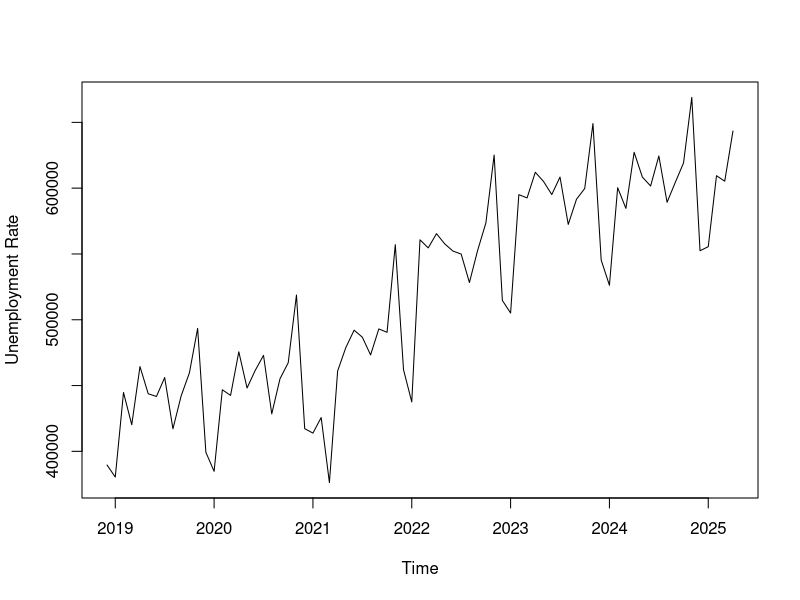
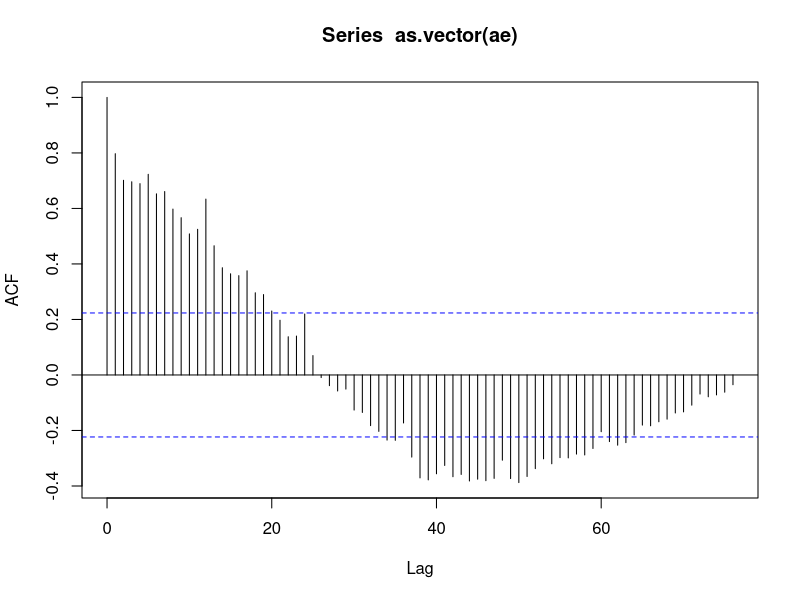
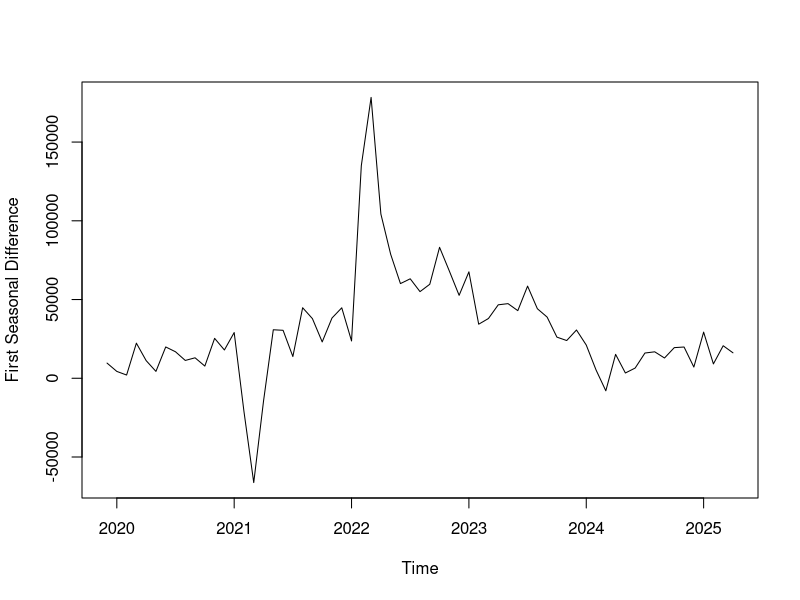
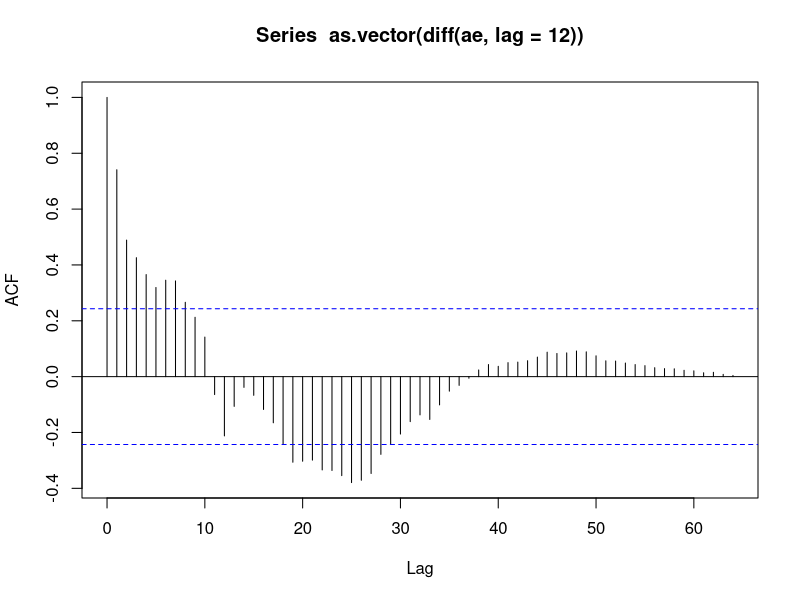
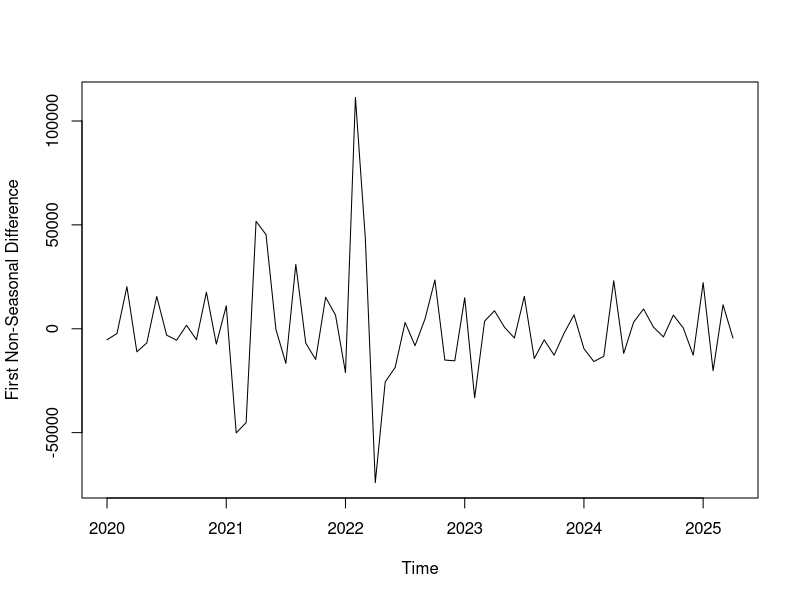
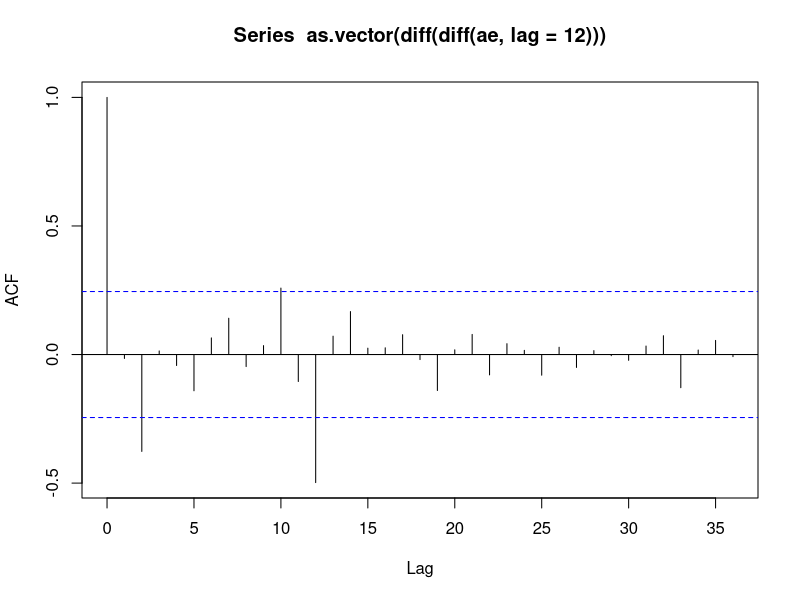
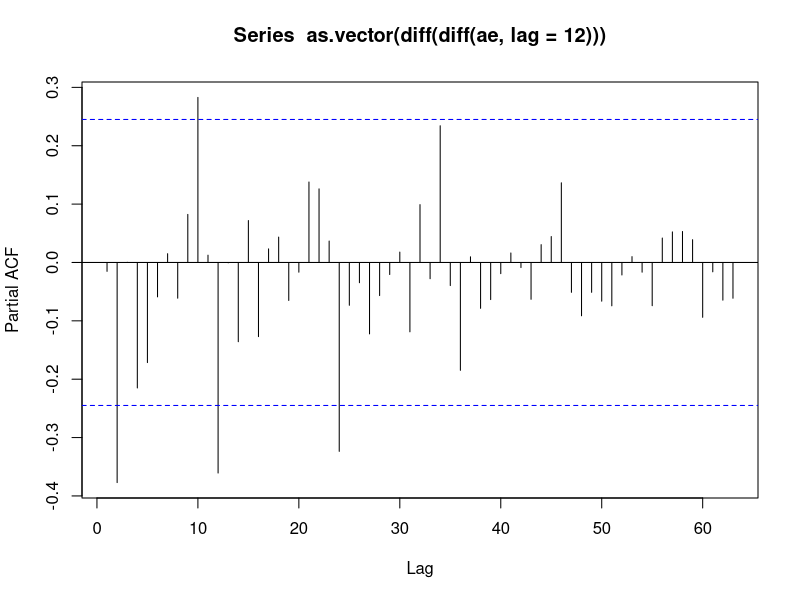

Write R code to recreate these figures, in order.
## ---- chunk 1
# Load necessary libraries
library(forecast)
library(tseries)
## ---- chunk 2
# Load in the data
data <- read.csv("FRED_monthly_retail_sales.csv",header=T)
data1<- data$RSXFSN
## ---- chunk 3
# Create a time series object
ae <- ts(data1, frequency = 12, start = c(2018, 12))

# Plot the time series
plot(window(ae, start = c(2018, 12)), ylab = 'Unemployment Rate')

## ---- chunk 4
# Plot ACF
acf(as.vector(ae), lag.max = 85)
## ---- chunk 5
# Seasonal differencing
plot(diff(ae, lag = 12), ylab = 'First Seasonal Difference', xlab = 'Time')
acf(as.vector(diff(ae, lag = 12)), lag.max = 85)
## ---- chunk 6
# Non-seasonal differencing
plot(diff(diff(ae, lag = 12)), ylab = 'First Non-Seasonal Difference', xlab = 'Time')
acf(as.vector(diff(diff(ae, lag = 12))), lag.max = 36)
## ---- chunk 7
# Plot PACF
pacf(as.vector(diff(diff(ae, lag = 12))), lag.max = 85)
## ---- chunk 8
# Conduct Augmented Dickey-Fuller test
adf_test <- adf.test(diff(diff(ae, lag = 12)))
print(adf_test)
